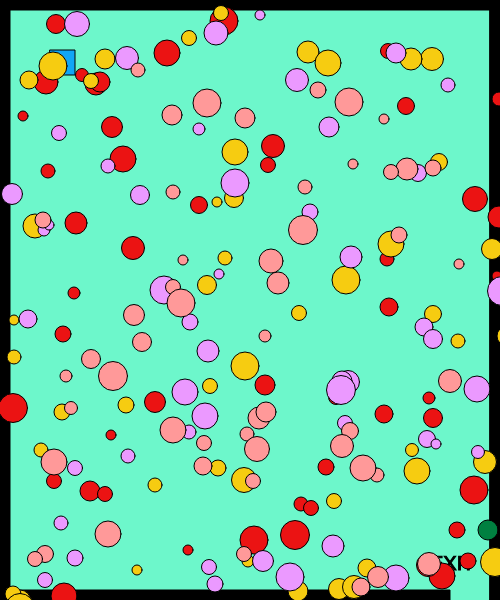
Frame 1 (no input)
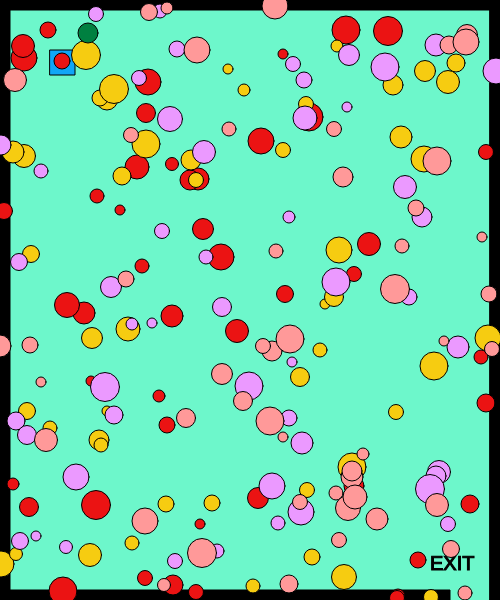
Frame 60 (no input)
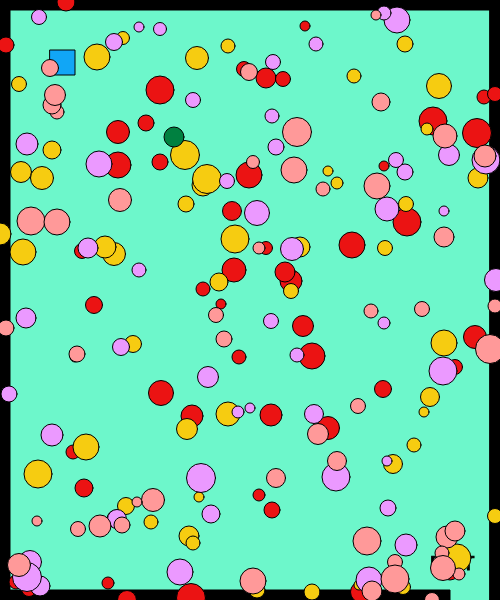
Frame 120 (the mouse pressed at the canvas centre since frame 60)

The p5.js sketch that drew these frames (run headless with seeded random() and noise() and a simulated clock; from frame 60 on, the mouse is pressed at the canvas centre):

// p5.js sketch
// ── sketch.js
var playerX = 100;
var playerY = 100;
var w = 87; 
var s = 83;
var a = 65;
var d = 68;

var obstacleX = 150;
var obstacleY = 150;
var obstacle1Xs = [];
var obstacle1Ys = [];
var obstacle1XSpeeds = [];
var obstacle1YSpeeds = [];
var obstacle2Xs = [];
var obstacle2Ys = [];
var obstacle2XSpeeds = [];
var obstacle2YSpeeds = [];
var obstacle3Xs = [];
var obstacle3Ys = [];
var obstacle3XSpeeds = [];
var obstacle3YSpeeds = [];
var obstacle4Xs = [];
var obstacle4Ys = [];
var obstacle4XSpeeds = [];
var obstacle4YSpeeds = [];
var obstacle5Xs = [];
var obstacle5Ys = [];
var obstacle5XSpeeds = [];
var obstacle5YSpeeds = [];
var mouseObstacleX;
var mouseObstacleY;
var diameters = [];

function setup() {
  createCanvas(500, 600);
  for (var i = 0; i < 50; i++) {
    obstacle1XSpeeds[i] = Math.floor(Math.random() * (Math.floor(Math.random() * 5)) + 1);
    obstacle1YSpeeds[i] = Math.floor(Math.random() * (Math.floor(Math.random() * 5)) + 1);
    obstacle1Xs[i] = getRandomNumber(500);
    obstacle1Ys[i] = getRandomNumber(600);
    obstacle2XSpeeds[i] = Math.floor(Math.random() * (Math.floor(Math.random() * 5)) + 1);
    obstacle2YSpeeds[i] = Math.floor(Math.random() * (Math.floor(Math.random() * 5)) + 1);
    obstacle2Xs[i] = getRandomNumber(500);
    obstacle2Ys[i] = getRandomNumber(600);
    obstacle3XSpeeds[i] = Math.floor(Math.random() * (Math.floor(Math.random() * 5)) + 1);
    obstacle3YSpeeds[i] = Math.floor(Math.random() * (Math.floor(Math.random() * 5)) + 1);
    obstacle3Xs[i] = getRandomNumber(500);
    obstacle3Ys[i] = getRandomNumber(600);
    obstacle4XSpeeds[i] = Math.floor(Math.random() * (Math.floor(Math.random() * 5)) + 1);
    obstacle4YSpeeds[i] = Math.floor(Math.random() * (Math.floor(Math.random() * 5)) + 1);
    obstacle4Xs[i] = getRandomNumber(500);
    obstacle4Ys[i] = getRandomNumber(600);
    obstacle5XSpeeds[i] = Math.floor(Math.random() * (Math.floor(Math.random() * 5)) + 1);
    obstacle5YSpeeds[i] = Math.floor(Math.random() * (Math.floor(Math.random() * 5)) + 1);
    obstacle5Xs[i] = getRandomNumber(500);
    obstacle5Ys[i] = getRandomNumber(600);
    diameters[i] = getRandomNumber(20);
    }
  createPlayer(50,50);
}
function draw() {
  background(109, 247, 203);
  stroke(0);
  fill(0);
  createExit();
  createBorders(10);
  drawPlayer();
  playerMovement();
  youWinMessage();
    for (var i = 0; i < obstacle1Xs.length; i++) {
        fill(235, 19, 19);
        circle(obstacle1Xs[i], obstacle1Ys[i], diameters[i]);
        obstacle1XSpeeds[i] = Math.floor(Math.random() * (Math.floor(Math.random() * 5)) + 1);
        obstacle1YSpeeds[i] = Math.floor(Math.random() * (Math.floor(Math.random() * 5)) + 1);
        obstacle1Xs[i] += obstacle1XSpeeds[i];
        obstacle1Ys[i] += obstacle1YSpeeds[i];
        if (obstacle1Xs[i] > width) {
            obstacle1Xs[i] = 0;
        }
        if (obstacle1Xs[i] < 0) {
            obstacke1Xs[i] = width;
        }
        if (obstacle1Ys[i] > height) {
            obstacle1Ys[i] = 0;
        }
        if (obstacle1Ys[i] < 0) {
            obstacle1Ys[i] = height;
        }
    }
    for (var i = 0; i < obstacle2Xs.length; i++) {
        fill(246, 204, 17);
        circle(obstacle2Xs[i], obstacle2Ys[i], diameters[i]);
        obstacle2XSpeeds[i] = Math.floor(Math.random() * (Math.floor(Math.random() * 5)) + 1);
        obstacle2YSpeeds[i] = Math.floor(Math.random() * (Math.floor(Math.random() * 5)) + 1);
        obstacle2Xs[i] += obstacle2XSpeeds[i];
        obstacle2Ys[i] += obstacle2YSpeeds[i];
        if (obstacle2Xs[i] > width) {
            obstacle2Xs[i] = 0;
        }
        if (obstacle2Xs[i] < 0) {
            obstacke2Xs[i] = width;
        }
        if (obstacle2Ys[i] > height) {
            obstacle2Ys[i] = 0;
        }
        if (obstacle2Ys[i] < 0) {
            obstacle2Ys[i] = height;
        }
    }
    for (var i = 0; i < obstacle3Xs.length; i++) {
        fill(0, 128, 64);
        circle(obstacle3Xs[i], obstacle3Ys[i], diameters[i]);
        obstacle3XSpeeds[i] = Math.floor(Math.random() * (Math.floor(Math.random() * 5)) + 1);
        obstacle3YSpeeds[i] = Math.floor(Math.random() * (Math.floor(Math.random() * 5)) + 1);
        obstacle3Xs[i] += obstacle3XSpeeds[i];
        obstacle3Ys[i] += obstacle3YSpeeds[i];
        if (obstacle3Xs[i] > width) {
            obstacle3Xs[i] = 0;
        }
        if (obstacle3Xs[i] < 0) {
            obstacke3Xs[i] = width;
        }
        if (obstacle3Ys[i] > height) {
            obstacle3Ys[i] = 0;
        }
        if (obstacle3Ys[i] < 0) {
            obstacle3Ys[i] = height;
        }
    for (var i = 0; i < obstacle4Xs.length; i++) {
        fill(235, 153, 255);
        circle(obstacle4Xs[i], obstacle4Ys[i], diameters[i]);
        obstacle4XSpeeds[i] = Math.floor(Math.random() * (Math.floor(Math.random() * 5)) + 1);
        obstacle4YSpeeds[i] = Math.floor(Math.random() * (Math.floor(Math.random() * 5)) + 1);
        obstacle4Xs[i] += obstacle4XSpeeds[i];
        obstacle4Ys[i] += obstacle4YSpeeds[i];
        if (obstacle4Xs[i] > width) {
            obstacle4Xs[i] = 0;
        }
        if (obstacle4Xs[i] < 0) {
            obstacke4Xs[i] = width;
        }
        if (obstacle4Ys[i] > height) {
            obstacle4Ys[i] = 0;
        }
        if (obstacle4Ys[i] < 0) {
            obstacle4Ys[i] = height;
        }
    }
    for (var i = 0; i < obstacle5Xs.length; i++) {
        fill(255, 153, 153);
        circle(obstacle5Xs[i], obstacle5Ys[i], diameters[i]);
        obstacle5XSpeeds[i] = Math.floor(Math.random() * (Math.floor(Math.random() * 5)) + 1);
        obstacle5XSpeeds[i] = Math.floor(Math.random() * (Math.floor(Math.random() * 5)) + 1);
        obstacle5Xs[i] += obstacle5XSpeeds[i];
        obstacle5Ys[i] += obstacle5YSpeeds[i];
        if (obstacle5Xs[i] > width) {
            obstacle5Xs[i] = 0;
        }
        if (obstacle5Xs[i] < 0) {
            obstacke5Xs[i] = width;
        }
        if (obstacle5Ys[i] > height) {
            obstacle5Ys[i] = 0;
        }
        if (obstacle5Ys[i] < 0) {
            obstacle5Ys[i] = height;
        }
    }
    }
    fill(218, 0, 228);
    circle(mouseObstacleX, mouseObstacleY, 35);
}

function playerMovement()
{
    if(keyIsDown(UP_ARROW))
    {
        playerY -= 5;   
    }
    if(keyIsDown(DOWN_ARROW))
    {
        playerY += 5;   
    }
    if(keyIsDown(LEFT_ARROW))
    {
        playerX -= 5;   
    }
    if(keyIsDown(RIGHT_ARROW))
    {
        playerX += 5;   
    }
}
function createPlayer(x,y)
{
    playerX = x;
    playerY = y;
}
function drawPlayer()
{
    fill(17, 166, 246);
    rect(playerX,playerY,25,25);
}

function mouseClicked()
{
    mouseObstacleX = mouseX;
    mouseObstacleY = mouseY;
}

function createBorders(thickness)
{
    rect(0,0,width,thickness);
    rect(0,0,thickness,height);
    rect(0, height-thickness,width-50, thickness);
    rect(width-thickness,0,thickness,height);
}

function createExit()
{
    textSize(20);
    text("EXIT", width-70,height-30)
}

function youWinMessage(){
    if(playerX > width-75 && playerY > width+75){
        fill(0);
        stroke(5);
        textSize(30);
        text("YOU WIN", width/2-50, height/2-50);
    }
}

function getRandomNumber(number) {
    return Math.floor(Math.random() * number) + 10;
}
